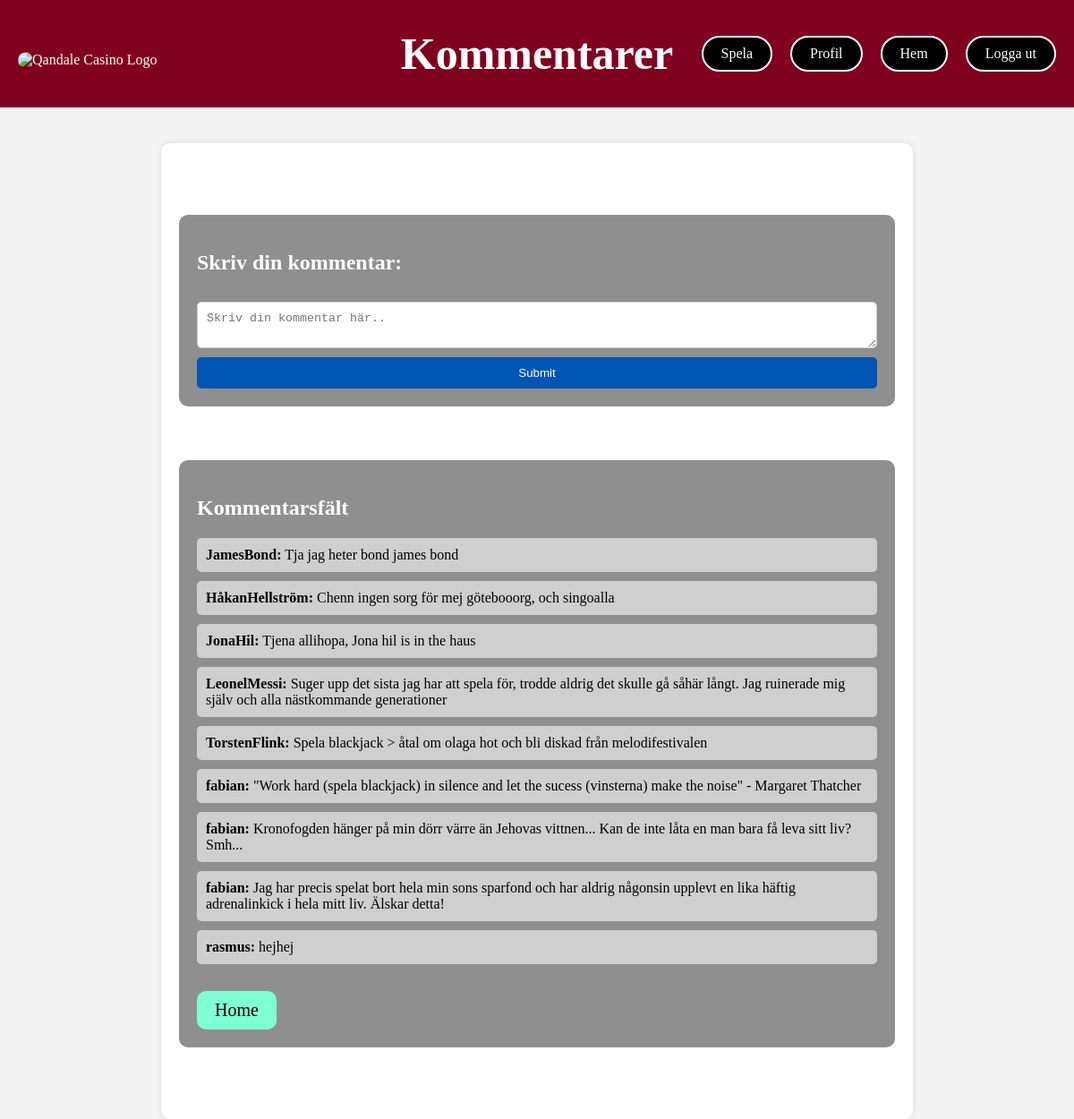
Page /displaycomments.php on the committed database.
### tables this page shows
CREATE TABLE "Comments" (
	"commentID"	INTEGER PRIMARY KEY,
	"userID"	INTEGER,
	"comment"	TEXT,
	FOREIGN KEY("userID") REFERENCES "Users"("userID")
);

### displaycomments.php (the view, shortened to what this page needs)
<!DOCTYPE html>
<html lang="en">
<head>
    <link rel="stylesheet" href="displaycomments.css">
</head>
<body>
    <aside id="topbar">
        <div class="topbar-container">
            <img src="NyaQuandale.gif" alt="Qandale Casino Logo" class="topbar-logo" href="./index.php">
            <h1> Kommentarer</h1>
            <div class="button-container">
                <button onclick="navigateTo('weather.php')">Spela</button>
                <button onclick="navigateTo('profile.php')">Profil</button>
                <button onclick="navigateTo('index.php')">Hem</button>
                <button onclick="navigateTo('logOut.php')">Logga ut</button>
            </div>
        </div>
    </aside>
    <main class="container">
        <section class="commentbox">
            <h2>Skriv din kommentar:</h2>
            <form action="addcomment.php" method="post">
                <textarea name="comment" placeholder="Skriv din kommentar här.." required></textarea>
                <button type="Skicka">Submit</button>
            </form>
        </section>
        <section class="commentsection" id="comments-section">
            <h2>Kommentarsfält</h2>
            <?php
            $db = new SQLite3("./db/database.db");
            $query = "SELECT Comments.comment, User.username
                      FROM Comments
                      JOIN User ON Comments.userID = User.userID
                      ORDER BY Comments.commentID DESC";
            $result = $db->query($query);
            while ($row = $result->fetchArray()) {
                echo "<p><b>{$row['username']}:</b> {$row['comment']}</p>";
            }
            ?>
            <a href="./index.php" class="home-button">Home</a>
        </section>
    </main>
</body>
</html>

### displaycomments.css (style rules this page uses)
body, html { margin: 0; padding: 0; background-color: #f4f4f4; height: 100%; }
#topbar { width: 100%; background-color: #800020; color: white; display: flex; justify-content: center; align-items: center; box-sizing: border-box; padding: 60px 0; position: fixed; top: 0; z-index: 1000; }
.topbar-container { width: 100%; max-width: 1200px; display: flex; justify-content: space-between; align-items: center; padding: 0 20px; position: relative; }
h1 { position: absolute; font-size: 50px; left: 50%; transform: translateX(-50%); margin: 0; }
.topbar-logo { max-height: 150px; position: absolute; top: 80%; left: 20px; transform: translateY(-10%); border-radius: 80px; }
.button-container { display: flex; gap: 20px; right: 20px; position: absolute; top: 50%; transform: translateY(-50%); }
.button-container button { height: 40px; padding: 10px 20px; font-size: 16px; cursor: pointer; background-color: rgb(0, 0, 0); border: none; border-radius: 20px; color: white; text-decoration: none; font-family: 'Times New Roman', Times, serif; display: flex; align-items: center; justify-content: center; border: 2px solid white; }
.container { width: 80%; max-width: 800px; margin: 20px auto; padding: 20px; margin-top: 160px; background: white; border-radius: 10px; box-shadow: 0 0 10px rgba(0, 0, 0, 0.1); }
.commentbox, .commentsection { margin: 60px 0; padding: 20px; border-radius: 10px; background: #8f8f8f; color: white; }
.commentbox form { display: flex; flex-direction: column; }
.commentbox textarea { margin: 10px 0; padding: 10px; border-radius: 5px; border: 1px solid #ccc; resize: vertical; }
.commentbox button { padding: 10px 20px; border: none; border-radius: 5px; background: #0056b3; color: white; cursor: pointer; transition: background 0.3s; }
.commentsection p { margin: 10px 0; padding: 10px; background: #cfcfcf; border-radius: 5px; color: black; }
.home-button { display: inline-block; margin-top: 20px; padding: 10px 20px; background: aquamarine; border-radius: 10px; text-decoration: none; color: black; font-size: 20px; transition: background 0.3s; }

### rows in the picture
comments: username "JamesBond", comment "Tja jag heter bond james bond"
comments: username "HåkanHellström", comment "Chenn ingen sorg för mej götebooorg, och singoalla"
comments: username "JonaHil", comment "Tjena allihopa, Jona hil is in the haus"
comments: username "LeonelMessi", comment "Suger upp det sista jag har att spela för, trodde aldrig det skulle gå såhär långt. Jag ruinerade mig själv och alla nästkommande generationer"
comments: username "TorstenFlink", comment "Spela blackjack > åtal om olaga hot och bli diskad från melodifestivalen"
comments: username "fabian", comment "\"Work hard (spela blackjack) in silence and let the sucess (vinsterna) make the noise\" - Margaret Thatcher"
comments: username "fabian", comment "Kronofogden hänger på min dörr värre än Jehovas vittnen... Kan de inte låta en man bara få leva sitt liv? Smh..."
comments: username "fabian", comment "Jag har precis spelat bort hela min sons sparfond och har aldrig någonsin upplevt en lika häftig adrenalinkick i hela mitt liv. Älskar detta!"
comments: username "rasmus", comment "hejhej"
